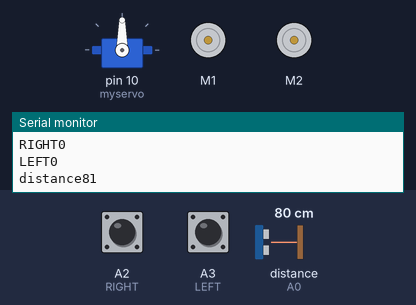
Simulated run of this sketch. Board: Arduino Uno, built with avr-gcc and run on an emulated ATmega328P. On the bench: servo, 2 × DC motor (green arrow = forward, orange = backward, longer = faster), the last lines printed to the serial monitor. The test bench sets the inputs (shaded band); at power-on: distance to the obstacle (sensor on A0) 80 cm, A2 (RIGHT) LOW, A3 (LEFT) LOW. The echo pulse lasts 58.3 µs per cm.

Above: at 6.6 s.
6.7 s: distance to the obstacle (sensor on A0) set to 2 cm
8.2 s: A2 (RIGHT) pulled HIGH for 0.15 s
At 8.31 s:
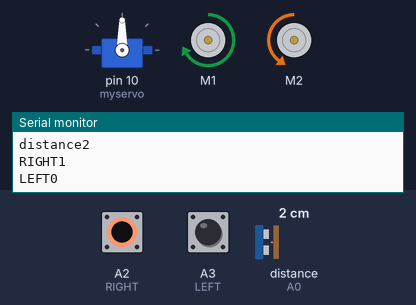
9.8 s: A3 (LEFT) pulled HIGH for 0.15 s
At 9.9 s:
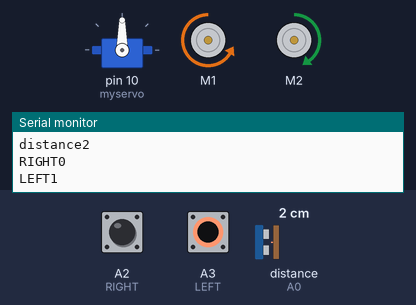
11.4 s: A3 (LEFT) pulled HIGH for 3.2 s
At 15.5 s:
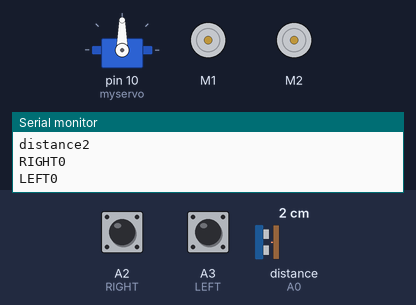
16.1 s: A2 (RIGHT) pulled HIGH for 3.2 s
At 17.4 s:
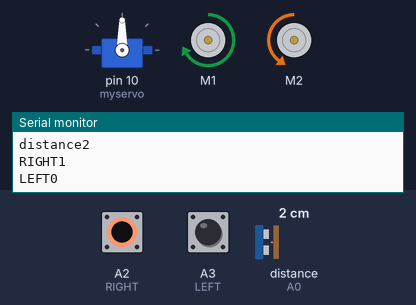
Timing chart, 0 to 20.8 s (numbered marks = the images above; inputs shaded):
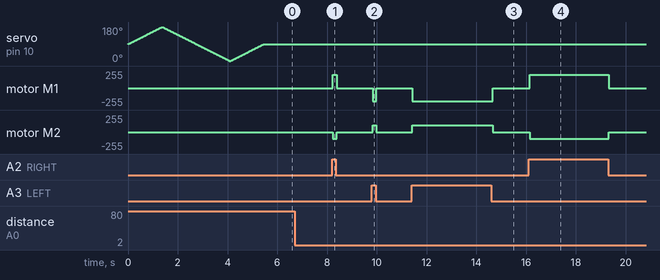

The sketch:

Arduino_Follow_Me_Robot_-_yang_diedit.ino
```cpp
//Arduino Human Following Robot
// Created By DIY Builder
// You have to Install the AFMotor and NewPing library Before Uploading the sketch//
// To install the libraries ( first download the AF Motor driver, NewPing and Servo Library zip file //
// then Go to Skecth >> Include Library >> Add .Zip Library >> Select The downloaded zip file >> Done) //
// Contact me on instagram for any question(Insta Id : DIY.Builder)

#include<NewPing.h>
#include<Servo.h>
#include<AFMotor.h>
#define RIGHT A2
#define LEFT A3
#define TRIGGER_PIN A1
#define ECHO_PIN A0
#define MAX_DISTANCE 100

NewPing sonar(TRIGGER_PIN, ECHO_PIN, MAX_DISTANCE);

AF_DCMotor Motor1(1,MOTOR12_1KHZ);
AF_DCMotor Motor2(2,MOTOR12_1KHZ);

Servo myservo;

int pos =0;

void setup(){
  // put your setup code here, to run once:
  Serial.begin(9600);
  myservo.attach(10);
{
for(pos = 90; pos <= 180; pos += 1){
  myservo.write(pos);
  delay(15);
}
for(pos = 180; pos >= 0; pos-= 1) {
  myservo.write(pos);
  delay(15);
}
for(pos = 0; pos<=90; pos += 1) {
  myservo.write(pos);
  delay(15);
}
}
pinMode(RIGHT, INPUT);
pinMode(LEFT, INPUT);

}

void loop() {
  // put your main code here, to run repeatedly:

  delay(50);
  unsigned int distance = sonar.ping_cm();
  Serial.print("distance");
  Serial.println(distance);


int Right_Value = digitalRead(RIGHT);
int Left_Value = digitalRead(LEFT);

Serial.print("RIGHT");
Serial.println(Right_Value);
Serial.print("LEFT");
Serial.println(Left_Value);

if((Right_Value==1) && (distance>=10 && distance<=30)&&(Left_Value==1)){
  Motor1.setSpeed(120);
  Motor1.run(FORWARD);
  Motor2.setSpeed(120);
  Motor2.run(FORWARD);
}else if((Right_Value==0) && (Left_Value==1)) {
  Motor1.setSpeed(200);
  Motor1.run(BACKWARD);
  Motor2.setSpeed(100);
  Motor2.run(FORWARD);
}else if((Right_Value==1)&&(Left_Value==0)) {
  Motor1.setSpeed(200);
  Motor1.run(FORWARD);
  Motor2.setSpeed(100);
  Motor2.run(BACKWARD);
}else if((Right_Value==1)&&(Left_Value==1)) {
  Motor1.setSpeed(0);
  Motor1.run(RELEASE);
  Motor2.setSpeed(0);
  Motor2.run(RELEASE);
}else if(distance > 1 && distance < 10) {
  Motor1.setSpeed(0);
  Motor1.run(RELEASE);
  Motor2.setSpeed(0);
  Motor2.run(RELEASE);
  }
 }
```

Measured:
- after the input at 8.2 s, motor M1: stopped → forward 200/255 at once, → stopped 0.15 s later; motor M2: stopped → backward 100/255 at once, → stopped 0.15 s later
- after the input at 9.8 s, motor M1: stopped → backward 200/255 at once, → stopped 0.15 s later; motor M2: stopped → forward 100/255 at once, → stopped 0.15 s later
- after the input at 11.4 s, motor M1: stopped → backward 200/255 at once, → stopped 3.2 s later; motor M2: stopped → forward 100/255 at once, → stopped 3.2 s later
- after the input at 16.1 s, motor M1: stopped → forward 200/255 at once, → stopped 3.2 s later; motor M2: stopped → backward 100/255 at once, → stopped 3.2 s later
